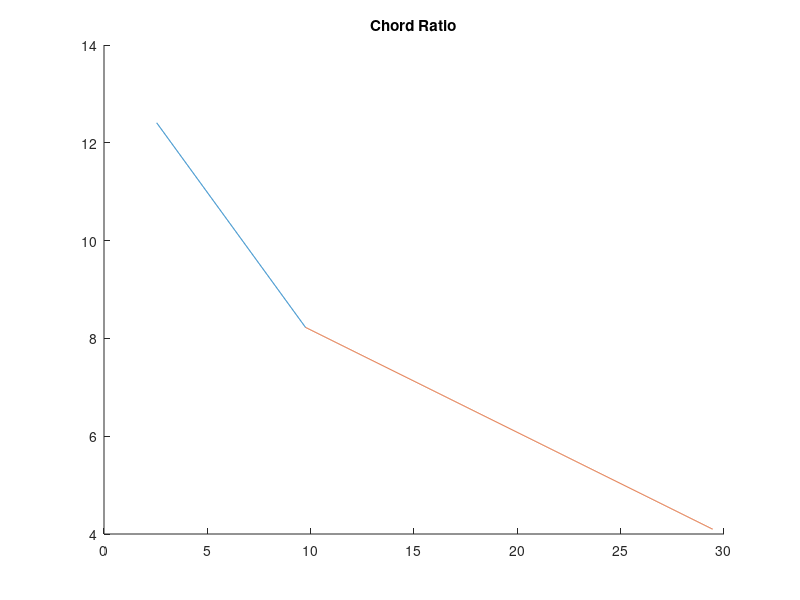
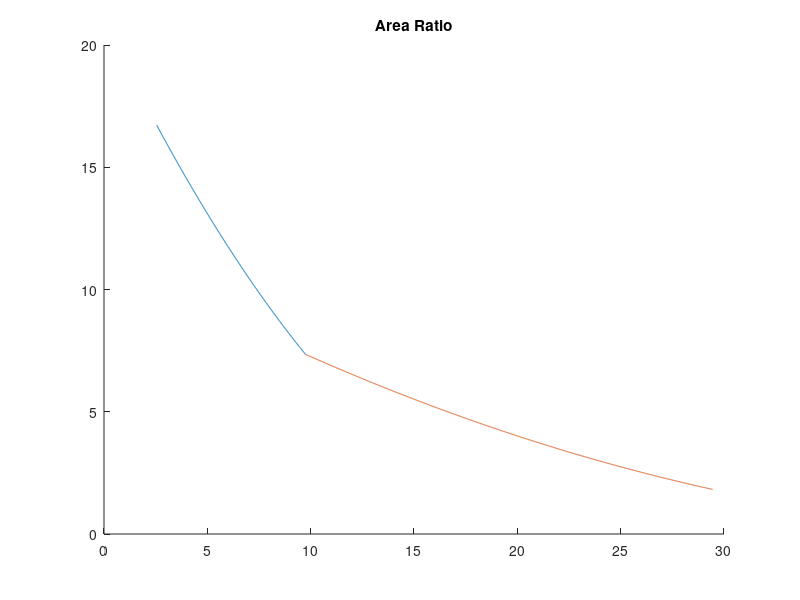
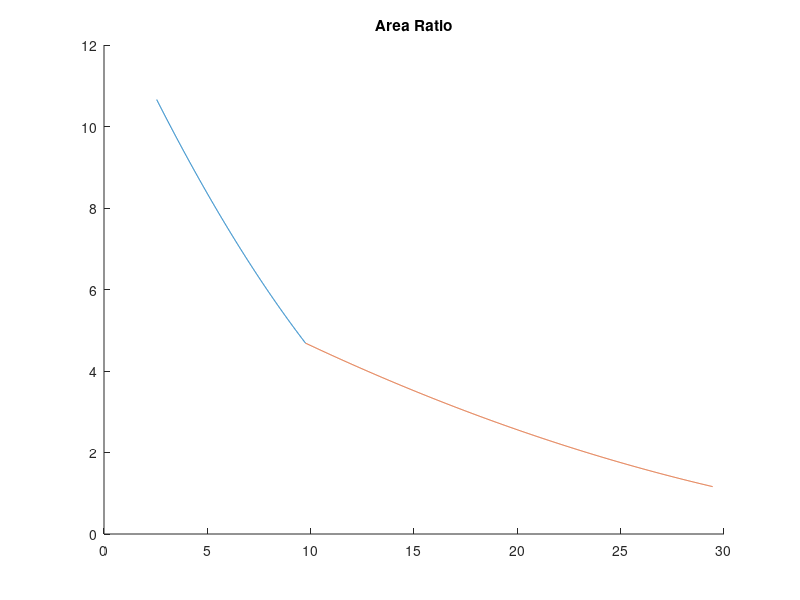
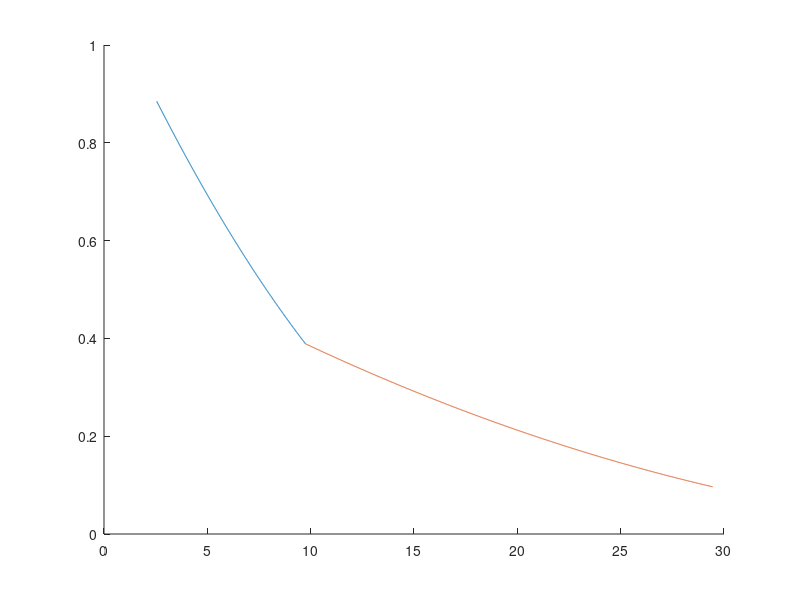

Reproduce these figures in MATLAB, in order.
clc
clear
close all

%Wing available volume calcualtor

%Need to get the available volume as a fuction of chord length

%airfoil data
 airfoil =  [0.000000,  0.000000;
  0.002000 , 0.010800;
  0.005000 , 0.016600;
  0.010000 , 0.022500;
  0.020000 , 0.029800;
  0.030000 , 0.034900;
  0.040000 , 0.038700;
  0.050000 , 0.041800;
  0.060000 , 0.044500;
  0.070000 , 0.046800;
  0.080000 , 0.048900;
  0.090000 , 0.050800;
  0.100000 , 0.052500;
  0.110000 , 0.054100;
  0.120000 , 0.055500;
  0.130000 , 0.056800;
  0.140000 , 0.058000;
  0.150000 , 0.059100;
  0.160000 , 0.060200;
  0.170000 , 0.061200;
  0.180000 , 0.062100;
  0.190000 , 0.062900;
  0.200000 , 0.063700;
  0.210000 , 0.064400;
  0.220000 , 0.065100;
  0.230000 , 0.065700;
  0.240000 , 0.066300;
  0.250000 , 0.066800;
  0.260000 , 0.067300;
  0.270000 , 0.067800;
  0.280000 , 0.068200;
  0.290000 , 0.068600;
  0.300000 , 0.068900;
  0.310000 , 0.069200;
  0.320000 , 0.069400;
  0.330000 , 0.069600;
  0.340000 , 0.069800;
  0.350000 , 0.069900;
  0.360000 , 0.070000;
  0.370000 , 0.070100;
  0.380000 , 0.070100;
  0.390000 , 0.070100;
  0.400000 , 0.070100;
  0.410000 , 0.070000;
  0.420000 , 0.069900;
  0.430000 , 0.069800;
  0.440000 , 0.069600;
  0.450000 , 0.069400;
  0.460000 , 0.069200;
  0.470000 , 0.069000;
  0.480000 , 0.068700;
  0.490000 , 0.068400;
  0.500000 , 0.068100;
  0.510000 , 0.067700;
  0.520000 , 0.067300;
  0.530000 , 0.066900;
  0.540000 , 0.066400;
  0.550000 , 0.065900;
  0.560000 , 0.065300;
  0.570000 , 0.064700;
  0.580000 , 0.064000;
  0.590000 , 0.063300;
  0.600000 , 0.062600;
  0.610000 , 0.061800;
  0.620000 , 0.061000;
  0.630000 , 0.060100;
  0.640000 , 0.059100;
  0.650000 , 0.058100;
  0.660000 , 0.057000;
  0.670000 , 0.055900;
  0.680000 , 0.054700;
  0.690000 , 0.053500;
  0.700000 , 0.052200;
  0.710000 , 0.050900;
  0.720000 , 0.049500;
  0.730000 , 0.048100;
  0.740000 , 0.046600;
  0.750000 , 0.045100;
  0.760000 , 0.043600;
  0.770000 , 0.042000;
  0.780000 , 0.040400;
  0.790000 , 0.038700;
  0.800000 , 0.037000;
  0.810000 , 0.035200;
  0.820000 , 0.033400;
  0.830000 , 0.031600;
  0.840000 , 0.029700;
  0.850000 , 0.027800;
  0.860000 , 0.025800;
  0.870000 , 0.023800;
  0.880000 , 0.021800;
  0.890000 , 0.019700;
  0.900000 , 0.017600;
  0.910000 , 0.015400;
  0.920000 , 0.013200;
  0.930000 , 0.010900;
  0.940000 , 0.008600;
  0.950000 , 0.006200;
  0.960000 , 0.003800;
  0.970000 , 0.001300;
  0.980000 ,-0.001300;
  0.990000 ,-0.003900;
  1.000000 ,-0.006600;

  0.000000 , 0.000000;
  0.002000 ,-0.010800;
  0.005000 ,-0.016600;
  0.010000 ,-0.022500;
  0.020000 ,-0.029800;
  0.030000 ,-0.034900;
  0.040000 ,-0.038800;
  0.050000 ,-0.041900;
  0.060000 ,-0.044600;
  0.070000 ,-0.046900;
  0.080000 ,-0.049000;
  0.090000 ,-0.050900;
  0.100000 ,-0.052600;
  0.110000 ,-0.054200;
  0.120000 ,-0.055700;
  0.130000 ,-0.057000;
  0.140000 ,-0.058200;
  0.150000 ,-0.059400;
  0.160000 ,-0.060500;
  0.170000 ,-0.061500;
  0.180000 ,-0.062400;
  0.190000 ,-0.063300;
  0.200000 ,-0.064100;
  0.210000 ,-0.064800;
  0.220000 ,-0.065500;
  0.230000 ,-0.066100;
  0.240000 ,-0.066700;
  0.250000 ,-0.067200;
  0.260000 ,-0.067700;
  0.270000 ,-0.068100;
  0.280000 ,-0.068500;
  0.290000, -0.068800;
  0.300000, -0.069100;
  0.310000, -0.069300;
  0.320000, -0.069500;
  0.330000, -0.069700;
  0.340000, -0.069800;
  0.350000, -0.069900;
  0.360000, -0.069900;
  0.370000, -0.069800;
  0.380000, -0.069700;
  0.390000, -0.069600;
  0.400000, -0.069400;
  0.410000, -0.069200;
  0.420000, -0.068900;
  0.430000, -0.068600;
  0.440000, -0.068200;
  0.450000, -0.067700;
  0.460000, -0.067200;
  0.470000, -0.066600;
  0.480000, -0.065900;
  0.490000, -0.065100;
  0.500000, -0.064200;
  0.510000, -0.063200;
  0.520000, -0.062200;
  0.530000, -0.061100;
  0.540000, -0.059900;
  0.550000, -0.058600;
  0.560000, -0.057200;
  0.570000, -0.055700;
  0.580000, -0.054100;
  0.590000, -0.052500;
  0.600000, -0.050800;
  0.610000, -0.049100;
  0.620000, -0.047300;
  0.630000, -0.045500;
  0.640000, -0.043600;
  0.650000, -0.041700;
  0.660000, -0.039700;
  0.670000, -0.037700;
  0.680000, -0.035600;
  0.690000, -0.033600;
  0.700000, -0.031500;
  0.710000, -0.029400;
  0.720000, -0.027400;
  0.730000, -0.025300;
  0.740000, -0.023300;
  0.750000, -0.021300;
  0.760000, -0.019300;
  0.770000, -0.017400;
  0.780000, -0.015500;
  0.790000, -0.013700;
  0.800000, -0.011900;
  0.810000, -0.010200;
  0.820000, -0.008600;
  0.830000, -0.007200;
  0.840000, -0.005900;
  0.850000, -0.004700;
  0.860000, -0.003700;
  0.870000, -0.002900;
  0.880000, -0.002300;
  0.890000, -0.001900;
  0.900000, -0.001700;
  0.910000, -0.001700;
  0.920000, -0.001900;
  0.930000, -0.002400;
  0.940000, -0.003100;
  0.950000, -0.004100;
  0.960000, -0.005400;
  0.970000, -0.006900;
  0.980000, -0.008700;
  0.990000, -0.010800;
  1.000000, -0.006600];
% Separate upper and lower surfaces
upper_surfacea = airfoil(1:103, :);
lower_surfacea = airfoil(104:206, :);

% Compute the thickness (distance between upper and lower surfaces at each x position)
thickness = upper_surfacea(:, 2) - lower_surfacea(:, 2);

% Numerical integration to find area under the airfoil
area_under_airfoil = cumtrapz(upper_surfacea(:, 1), thickness);

% Total area of the airfoil with chord length of 1
final_area = area_under_airfoil(end);

%disp(["Final CSA for 1m of chord length is" num2str(final_area)])

% Define a range of chord lengths to calculate the CSA
chord_lengths = [0,1.0,1.5,2.0]; % Example chord lengths in meters

% Calculate CSA for each chord length and display
for i = 1:length(chord_lengths)
    chord = chord_lengths(i);
    CSA = final_area * chord^2;
    %disp(['For a chord length of ', num2str(chord), ' m, the cross-sectional area is: ', num2str(CSA), ' square meters']);
end

%calculating chord distribution

%leading edge sweep angle
b = 32.45 * tand(26.6);
a = b - 3.47/4;

aa = (a + 3.47)/32.45;

%sweep_angle = atand(aa);
sweep_angle = atand(aa);

%chord distribution for first section
outer_chord = 13.89 - (9.75 * tand(sweep_angle));

gradient1 = (outer_chord - 13.89)/9.75;

%for outer section
gradient2 = (3.47 - outer_chord)/(32.45 - 9.75);

span1 = 2.55:0.01:9.75;
span2 = 9.75:0.01:29.45;

c2 = outer_chord - gradient2 * 9.75;

chord1 = gradient1 * span1 + 13.89;
chord2 = gradient2 * span2 + c2;

%plotting chord and available csa distributions

figure
hold on
plot(span1, chord1)
plot(span2, chord2)
title("Chord Ratio")
hold off


%plotting area distribution
area1 = (final_area * chord1.^2) ./ cosd(sweep_angle);
area2 = (final_area * chord2.^2) ./ cosd(sweep_angle);

figure
hold on
plot(span1, area1)
plot(span2, area2)
title("Area Ratio")
hold off

%volume calculations
volume_available1 = (trapz(span1 , area1));
volume_available2 = trapz(span2 , area2);



total_availablevolume = volume_available1 + volume_available2;

%fuel volume required at 15 degrees density of 804kg/m^3

Wf = 1.760909890249436e+05;

rhof = 804;

volume_hold = Wf / rhof;

volume_holdl = volume_hold * 1000;

%increasing to factor foam area, tank area and extra volume for desnity

volume_req = volume_hold * 1.10;

%volume_wings = (volume_hold * 0.60) * 2;

% Fuel tank data (transposed for easier handling in rows)
%{
fueltank = [
    0.150000 , 0.059100;
    0.160000 , 0.060200;
    0.170000 , 0.061200;
    0.180000 , 0.062100;
    0.190000 , 0.062900;
    0.200000 , 0.063700;
    0.210000 , 0.064400;
    0.220000 , 0.065100;
    0.230000 , 0.065700;
    0.240000 , 0.066300;
    0.250000 , 0.066800;
    0.260000 , 0.067300;
    0.270000 , 0.067800;
    0.280000 , 0.068200;
    0.290000 , 0.068600;
    0.300000 , 0.068900;
    0.310000 , 0.069200;
    0.320000 , 0.069400;
    0.330000 , 0.069600;
    0.340000 , 0.069800;
    0.350000 , 0.069900;
    0.360000 , 0.070000;
    0.370000 , 0.070100;
    0.380000 , 0.070100;
    0.390000 , 0.070100;
    0.400000 , 0.070100;
    0.410000 , 0.070000;
    0.420000 , 0.069900;
    0.430000 , 0.069800;
    0.440000 , 0.069600;
    0.450000 , 0.069400;
    0.460000 , 0.069200;
    0.470000 , 0.069000;
    0.480000 , 0.068700;
    0.490000 , 0.068400;
    0.500000 , 0.068100;
    0.510000 , 0.067700;
    0.520000 , 0.067300;
    0.530000 , 0.066900;
    0.540000 , 0.066400;
    0.550000 , 0.065900;
    0.560000 , 0.065300;
    0.570000 , 0.064700;
    0.580000 , 0.064000;
    0.590000 , 0.063300;
    0.600000 , 0.062600;
    0.610000 , 0.061800;
    0.620000 , 0.061000;
    0.630000 , 0.060100;
    0.640000 , 0.059100;
    0.650000 , 0.058100;
    0.660000 , 0.057000;
    0.670000 , 0.055900;
    0.680000 , 0.054700;
    0.690000 , 0.053500;
    0.700000 , 0.052200;
    0.700000, -0.031500;
    0.690000, -0.033600;
    0.680000, -0.035600;
    0.670000, -0.037700;
    0.660000, -0.039700;
    0.650000, -0.041700;
    0.640000, -0.043600;
    0.630000, -0.045500;
    0.620000, -0.047300;
    0.610000, -0.049100;

    0.600000, -0.050800;
    0.590000, -0.052500;
    0.580000, -0.054100;
    0.570000, -0.055700;
    0.560000, -0.057200;
    0.550000, -0.058600;
    0.540000, -0.059900;
    0.530000, -0.061100;
    0.520000, -0.062200;
    0.510000, -0.063200;
    0.500000, -0.064200;
    0.490000, -0.065100;
    0.480000, -0.065900;
    0.470000, -0.066600;
    0.460000, -0.067200;
    0.450000, -0.067700;
    0.440000, -0.068200;
    0.430000, -0.068600;
    0.420000, -0.068900;
    0.410000, -0.069200;
    0.400000, -0.069400;
    0.390000, -0.069600;
    0.380000, -0.069700;
    0.370000, -0.069800;
    0.360000, -0.069900;
    0.350000, -0.069900;
    0.340000, -0.069800;
    0.330000, -0.069700;
    0.320000, -0.069500;
    0.310000, -0.069300;
    0.300000, -0.069100;
    0.290000, -0.068800;
    0.280000, -0.068500;
    0.270000, -0.068100;
    0.260000, -0.067700;
    0.250000, -0.067200;
    0.240000, -0.066700;
    0.230000, -0.066100;
    0.220000, -0.065500;
    0.210000, -0.064800;
    0.200000, -0.064100;
    0.190000, -0.063300;
    0.180000, -0.062400;
    0.170000, -0.061500;
    0.160000, -0.060500;
    0.150000, -0.059400
    0.150000 , 0.059100]';
%}

fueltank = [upper_surfacea(17:71 , :) ; flipud(lower_surfacea(17:71 , :)) ; upper_surfacea(17 , :)];
%central tank and front tank seperation
%structural member coordinates

% Separate upper and lower surfaces
upper_surface = fueltank(1:51 , :); % Columns 1-46 for upper surface
lower_surface = fueltank(52:102 , :); % Columns 47-92 for lower surface

% Calculate thickness between upper and lower surfaces
thickness = upper_surface(: , 2) - flipud(lower_surface(: , 2));

% Calculate the area by integrating thickness along the chord positions
Tankarea = trapz(upper_surface(: , 1), thickness);

% Display the area
%disp(['The total cross-sectional area of the fuel tank is: ', num2str(Tankarea), ' square units']);


%creating spar 
spar1 = [upper_surfacea(15:17,:) ; flipud(lower_surfacea(15:17,:)) ; upper_surfacea(15,:)];
spar2 = [upper_surfacea(71:73,:) ; flipud(lower_surfacea(71:73,:)) ; upper_surfacea(71,:)];



%plotting area distribution
area3 = (Tankarea * chord1.^2) / cosd(sweep_angle);
area4 = (Tankarea * chord2.^2) / cosd(sweep_angle);

figure
hold on
plot(span1, area3)
plot(span2, area4)
title("Area Ratio")
hold off

%volume calculations
volume1 = (trapz(span1 , area3) * 0.85);
volume2 = (trapz(span2 , area4) * 0.85);

total_tank_volume = (volume1 * 2 + volume2 * 2) - 13;

Volumer_needed = volume_req - total_tank_volume;

% Define the collector area by combining upper and lower surfaces
collector = [upper_surfacea(1:11, :); flipud(lower_surfacea(1:11, :)); upper_surfacea(1, :)];

% Separate collector into upper and lower parts
collector_upper = collector(1:11, :); % First 15 points for upper surface
collector_lower = collector(12:22, :); % Next 15 points for lower surface

% Calculate thickness between upper and lower surfaces (only y-coordinates)
thickness = collector_upper(:, 2) - flipud(collector_lower(:, 2));

% Calculate the area of the collector using numerical integration
collector_area = trapz(collector_upper(:, 1), thickness);

areac_ratio1 = collector_area * chord1.^2;
areac_ratio2 = collector_area * chord2.^2;

figure
hold on 
plot(span1 , areac_ratio1)
plot(span2 , areac_ratio2)
hold off

% Calculate collector area integration over specified ranges
collector1 = trapz(span1(240:676), areac_ratio1(240:676)); % Corrected typo
collector2 = trapz(span2(1195:1971), areac_ratio2(1195:1971));      % Corrected typo


%collector lengths
length1 = (span1(676) - span1(240)) * tand(30.15);
length2 = (span2(1971) - span2(1195)) * tand(30.15);


difference = Volumer_needed;


central_tank_length = difference / 8.165;

%%

x_slat = [0.0345,0.0325,0.0321,0.0343,0.039,0.0439,0.0675,0.075,0.1069];
y_slat = [-0.0368,-0.0283,-0.0185,-0.0008,0.0113,0.0225,0.0385,0.0425,0.0536];

%{
%slat calculation
% Given points
x = [0.1069, 0.0345, 0.0321]; % x-coordinates
y = [0.036, -0.0368, -0.0361]; % y-coordinates

% Construct the matrix system Ax = b
A = [sqrt(x(1)), x(1), 1;
     sqrt(x(2)), x(2), 1;
     sqrt(x(3)), x(3), 1];

b = [y(1); y(2); y(3)];

% Solve for coefficients [a; b; c]
coefficients = A\b;

% Extract coefficients
a = coefficients(1);
b = coefficients(2);
c = coefficients(3);

disp(['a = ', num2str(a), ', b = ', num2str(b), ', c = ', num2str(c)]);

% Generate x values for plotting
x_plot = linspace(min(x), max(x), 100);

% Compute the corresponding y values
y_plot = a * sqrt(x_plot) + b * x_plot + c;

% Define the endpoints of the line
x1 = 0.1069; y1 = 0.0536; % First endpoint
x2 = 0.0345; y2 = -0.0361; % Second endpoint

% Define the points to reflect
points = [x_plot' , y_plot']; % Example points (x, y) as rows

% Line equation coefficients
a = y2 - y1;
b = x1 - x2;
c = x2 * y1 - x1 * y2;

% Initialize matrix for reflected points
reflected_points = zeros(size(points));

% Reflect each point
for i = 1:size(points, 1)
    x = points(i, 1);
    y = points(i, 2);
    x_reflected = x - 2 * a * (a * x + b * y + c) / (a^2 + b^2);
    y_reflected = y - 2 * b * (a * x + b * y + c) / (a^2 + b^2);
    reflected_points(i, :) = [x_reflected, y_reflected];
end

x_slat = reflected_points(:,1);
y_slat = reflected_points(:,2);

%}

%%
%coordinates for flaps
x_flap = [0.2512,0.2501,0.2474,0.2424,0.2367,0.2297,0.2217,0.2146,0.209,0.2003,0.1892,0.1815,0.1759];
y_flap = [-0.021,-0.0108,-0.0015,0.0072,0.01320,0.0181,0.0219,0.0244,0.026,0.0279,0.0298,0.0307,0.0327];

x_flap = 1 - x_flap;
%%
%plotting

% Plot the airfoil
figure
figure('Position', [100, 100, 1000, 370]); % [x, y, width, height]
hold on

% Plot the upper and lower surfaces of the airfoil
plot(upper_surfacea(:, 1), upper_surfacea(:, 2), 'b', 'DisplayName', 'Upper Surface');
plot(lower_surfacea(:, 1), lower_surfacea(:, 2), 'r', 'DisplayName', 'Lower Surface');

% Plot the fuel tank outline
plot(fueltank(:,1), fueltank(:,2), 'k', 'HandleVisibility', 'off'); % Not in legend

% Fill the area of the fuel tank with transparent black
x_fill = fueltank(:,1);        % x-coordinates of the fuel tank section
y_fill = fueltank(:,2);        % y-coordinates of the fuel tank section
fill(x_fill, y_fill, 'k', 'FaceAlpha', 0.3, 'EdgeColor', 'none', 'DisplayName', 'Fuel Tank'); % Transparent black shading

% Plotting spars with gray color
plot(spar1(:,1), spar1(:,2), 'Color', [0.5, 0.5, 0.5], 'HandleVisibility', 'off'); % Not in legend
plot(spar2(:,1), spar2(:,2), 'Color', [0.5, 0.5, 0.5], 'HandleVisibility', 'off'); % Not in legend

% Fill area between spar1 and spar2 with transparent gray
xs_fill1 = spar1(:,1); % x-coordinates of spar1
ys_fill1 = spar1(:,2); % y-coordinates of spar1
xs_fill2 = spar2(:,1); % x-coordinates of spar2
ys_fill2 = spar2(:,2); % y-coordinates of spar2

% Combine coordinates to create a closed polygon for filling
x_fill_spar = [xs_fill1; flipud(xs_fill2)];
y_fill_spar = [ys_fill1; flipud(ys_fill2)];

% Fill the area between the spars
fill(x_fill_spar, y_fill_spar, [0.5, 0.5, 0.5], 'FaceAlpha', 0.3, 'EdgeColor', 'none', 'DisplayName', 'Spar Fill');

%plot slats
plot(x_slat , y_slat, 'k-', 'LineWidth', 1 , 'DisplayName','Slat'); % Curve

%plotting flaps
plot(x_flap, y_flap , 'k-' , 'LineWidth', 1 , 'DisplayName','Flap') %curve for flap

% Additional plot settings
xlabel('Chord Position (x/c)');
ylabel('Thickness (y/c)');
%title('Wing Cross Section with Fuel Tank Integration');

% Maintain equal scaling and set axis limits
axis equal;
xlim([-0.1, 1.1]);
%ylim([-0.5, 0.5]);

legend;
axis equal
hold off

% Additional plot settings
xlabel('Chord Position (x/c)');
ylabel('Thickness (y/c)');
%title('Wing Cross Section with Fuel Tank Integration');
legend;
axis equal
hold off


%TAILPLANE TANK SIZING


% Airfoil data (with y-coordinates inverted)
lower_surfacet = [
    0.000000  -0.000000;
    0.000150  -0.009560;
    0.006280  -0.020300;
    0.018650  -0.031760;
    0.037300  -0.043240;
    0.062030  -0.053820;
    0.092300  -0.062650;
    0.127320  -0.069150;
    0.166040  -0.073200;
    0.207380  -0.075240;
    0.251310  -0.075970;
    0.297960  -0.075540;
    0.346810  -0.074020;
    0.397330  -0.071500;
    0.448970  -0.068110;
    0.501170  -0.063970;
    0.553350  -0.059240;
    0.604960  -0.054050;
    0.655410  -0.048540;
    0.704170  -0.042850;
    0.750700  -0.037120;
    0.794490  -0.031450;
    0.835060  -0.025970;
    0.871970  -0.020790;
    0.904820  -0.016020;
    0.933240  -0.011760;
    0.956930  -0.008120;
    0.975630  -0.005180;
    0.989140  -0.003020;
    0.997300  -0.001700;
    1.000030  -0.001260
];

upper_surfacet = [
    0.000000  -0.000000;
    0.005330  0.007920;
    0.015570  0.014010;
    0.030290  0.018700;
    0.049150  0.022480;
    0.071950  0.025860;
    0.098680  0.029220;
    0.129540  0.032820;
    0.164830  0.036600;
    0.204830  0.040160;
    0.248690  0.042830;
    0.295310  0.044460;
    0.344180  0.045100;
    0.394760  0.044820;
    0.446500  0.043710;
    0.498830  0.041880;
    0.551170  0.039450;
    0.602960  0.036550;
    0.653600  0.033270;
    0.702570  0.029750;
    0.749300  0.026070;
    0.793300  0.022350;
    0.834070  0.018660;
    0.871180  0.015120;
    0.904200  0.011800;
    0.932790  0.008800;
    0.956610  0.006210;
    0.975430  0.004100;
    0.989010  0.002540;
    0.997220  0.001580;
    0.999970  0.001260
];

% Plotting the inverted airfoil
figure;
hold on;

% Plot upper and lower surfaces with inverted y-coordinates
plot(upper_surfacet(:, 1), upper_surfacet(:, 2), 'b', 'LineWidth', 1, 'DisplayName', 'Upper Surface');
plot(lower_surfacet(:, 1), lower_surfacet(:, 2), 'r', 'LineWidth', 1, 'DisplayName', 'Lower Surface');

% Additional plot settings
xlabel('Chord Position (x/c)');
ylabel('Thickness (y/c)');
title('Inverted Airfoil Profile');
legend;
grid on;
axis equal;
hold off;

% parameters
area = 40.28 * 2; % m^2
AR = 5.8;
wing_span = (area * AR / 2) ^ 0.5; %m
taper_ratio = 0.4;
quarter_chord_sweep = 35; % degrees

% simple design
total_chord = 1 + 1 / taper_ratio;
tip_chord = 2 * area / (wing_span * total_chord);
root_chord = tip_chord / taper_ratio;
qcy = -wing_span / 2 * tand(quarter_chord_sweep);
le_tip = qcy + tip_chord / 4;
te_tip = qcy - 3 * tip_chord / 4;
le_root = root_chord / 4;
te_root = -3 * root_chord / 4;

chord_grad = (tip_chord - root_chord) / wing_span;

wing_span1 = 0:0.01:wing_span;

chordt = chord_grad * wing_span1 + root_chord;


% Calculate thickness (distance between upper and lower surfaces)
thickness = upper_surfacet(:, 2) - lower_surfacet(:, 2);

% Integrate thickness over chord to find cross-sectional area
cross_sectional_area = trapz(upper_surfacet(:,1), thickness);

%volume finding
areat = (cross_sectional_area * chordt.^2 ) / cosd(quarter_chord_sweep);

total_tailplane_volume = (trapz(wing_span1 , areat)) * 2;

figure
hold on
plot(wing_span1 , areat)
title("Area vs Span")
hold off

figure
hold on
plot(wing_span1 , chordt)
title("Area vs Span")
hold off


figure
hold on
plot(upper_surface(:,1) , upper_surface(:,2))
hold off









